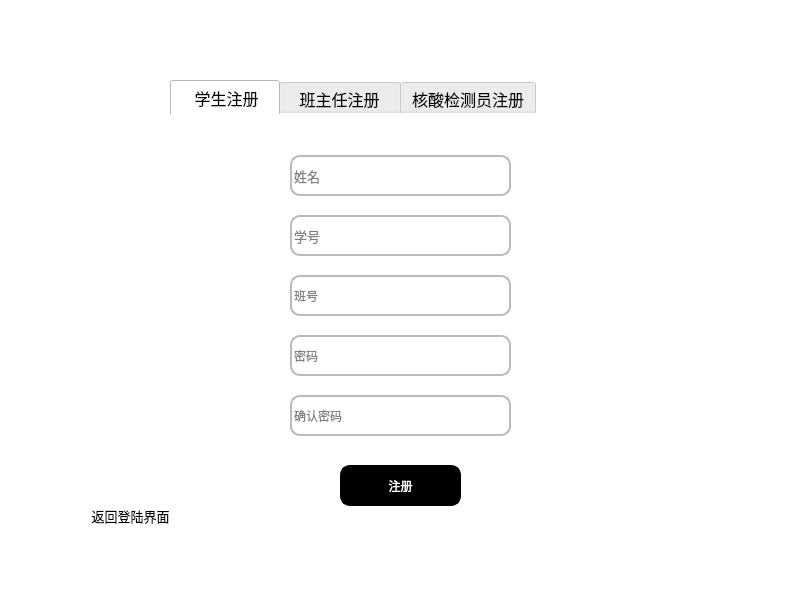
<?xml version="1.0" encoding="UTF-8"?>
<ui version="4.0">
 <class>MainWindow_signup</class>
 <widget class="QMainWindow" name="MainWindow_signup">
  <property name="geometry">
   <rect>
    <x>0</x>
    <y>0</y>
    <width>800</width>
    <height>600</height>
   </rect>
  </property>
  <property name="windowTitle">
   <string>注册界面</string>
  </property>
  <property name="styleSheet">
   <string notr="true">background-color:rgb(255, 255, 255)</string>
  </property>
  <widget class="QWidget" name="centralwidget">
   <widget class="QTabWidget" name="tabWidget">
    <property name="geometry">
     <rect>
      <x>170</x>
      <y>80</y>
      <width>461</width>
      <height>461</height>
     </rect>
    </property>
    <property name="font">
     <font>
      <family>微软雅黑</family>
      <pointsize>12</pointsize>
     </font>
    </property>
    <property name="styleSheet">
     <string notr="true">
QTabWidget::pane{
	border:none;
}</string>
    </property>
    <property name="currentIndex">
     <number>0</number>
    </property>
    <widget class="QWidget" name="student">
     <attribute name="title">
      <string>   学生注册  </string>
     </attribute>
     <widget class="QLineEdit" name="sno_lineEdit">
      <property name="geometry">
       <rect>
        <x>120</x>
        <y>100</y>
        <width>221</width>
        <height>41</height>
       </rect>
      </property>
      <property name="font">
       <font>
        <family>微软雅黑</family>
        <pointsize>10</pointsize>
        <weight>50</weight>
        <italic>false</italic>
        <bold>false</bold>
        <strikeout>false</strikeout>
       </font>
      </property>
      <property name="styleSheet">
       <string notr="true">border:2px solid rgb(186,186,186);
font: 10pt &quot;微软雅黑&quot;;
border-radius:10px
</string>
      </property>
      <property name="text">
       <string/>
      </property>
      <property name="placeholderText">
       <string>学号</string>
      </property>
     </widget>
     <widget class="QLineEdit" name="password_lineEdit">
      <property name="geometry">
       <rect>
        <x>120</x>
        <y>220</y>
        <width>221</width>
        <height>41</height>
       </rect>
      </property>
      <property name="styleSheet">
       <string notr="true">border:2px solid rgb(186,186,186);
font: 10pt &quot;微软雅黑&quot;;
border-radius:10px
</string>
      </property>
      <property name="echoMode">
       <enum>QLineEdit::Password</enum>
      </property>
      <property name="placeholderText">
       <string>密码</string>
      </property>
     </widget>
     <widget class="QLineEdit" name="password_comfirm_lineEdit">
      <property name="geometry">
       <rect>
        <x>120</x>
        <y>280</y>
        <width>221</width>
        <height>41</height>
       </rect>
      </property>
      <property name="styleSheet">
       <string notr="true">border:2px solid rgb(186,186,186);
font: 10pt &quot;微软雅黑&quot;;
border-radius:10px
</string>
      </property>
      <property name="echoMode">
       <enum>QLineEdit::Password</enum>
      </property>
      <property name="placeholderText">
       <string>确认密码</string>
      </property>
     </widget>
     <widget class="QLineEdit" name="cno_lineEdit">
      <property name="geometry">
       <rect>
        <x>120</x>
        <y>160</y>
        <width>221</width>
        <height>41</height>
       </rect>
      </property>
      <property name="styleSheet">
       <string notr="true">border:2px solid rgb(186,186,186);
font: 10pt &quot;微软雅黑&quot;;
border-radius:10px
</string>
      </property>
      <property name="echoMode">
       <enum>QLineEdit::Password</enum>
      </property>
      <property name="placeholderText">
       <string>班号</string>
      </property>
     </widget>
     <widget class="QPushButton" name="student_pushButton">
      <property name="geometry">
       <rect>
        <x>170</x>
        <y>350</y>
        <width>121</width>
        <height>41</height>
       </rect>
      </property>
      <property name="styleSheet">
       <string notr="true">QPushButton{
	font: 12pt &quot;微软雅黑&quot;;
	
	background-color: rgb(0, 0, 0);
	color: rgb(255, 255, 255);
	border: 3px solid rgb(0,0,0);
	border-radius:10px
}
QPushButton:hover{
	
	color: rgb(0, 0, 0);
	background-color: rgb(255, 255, 255);
}
QPushButton:pressed{
	padding-top:5px;
	padding-left:5px
}
</string>
      </property>
      <property name="text">
       <string>注册</string>
      </property>
     </widget>
     <widget class="QLineEdit" name="username_lineEdit">
      <property name="geometry">
       <rect>
        <x>120</x>
        <y>40</y>
        <width>221</width>
        <height>41</height>
       </rect>
      </property>
      <property name="font">
       <font>
        <family>微软雅黑</family>
        <pointsize>10</pointsize>
        <weight>50</weight>
        <italic>false</italic>
        <bold>false</bold>
        <strikeout>false</strikeout>
       </font>
      </property>
      <property name="styleSheet">
       <string notr="true">border:2px solid rgb(186,186,186);
font: 10pt &quot;微软雅黑&quot;;
border-radius:10px
</string>
      </property>
      <property name="text">
       <string/>
      </property>
      <property name="placeholderText">
       <string>姓名</string>
      </property>
     </widget>
    </widget>
    <widget class="QWidget" name="teacher">
     <attribute name="title">
      <string>  班主任注册  </string>
     </attribute>
     <widget class="QLineEdit" name="tno_lineEdit">
      <property name="geometry">
       <rect>
        <x>120</x>
        <y>100</y>
        <width>221</width>
        <height>41</height>
       </rect>
      </property>
      <property name="font">
       <font>
        <family>微软雅黑</family>
        <pointsize>10</pointsize>
        <weight>50</weight>
        <italic>false</italic>
        <bold>false</bold>
        <strikeout>false</strikeout>
       </font>
      </property>
      <property name="styleSheet">
       <string notr="true">border:2px solid rgb(186,186,186);
font: 10pt &quot;微软雅黑&quot;;
border-radius:10px
</string>
      </property>
      <property name="text">
       <string/>
      </property>
      <property name="placeholderText">
       <string>工号</string>
      </property>
     </widget>
     <widget class="QLineEdit" name="password_lineEdit_2">
      <property name="geometry">
       <rect>
        <x>120</x>
        <y>220</y>
        <width>221</width>
        <height>41</height>
       </rect>
      </property>
      <property name="styleSheet">
       <string notr="true">border:2px solid rgb(186,186,186);
font: 10pt &quot;微软雅黑&quot;;
border-radius:10px
</string>
      </property>
      <property name="echoMode">
       <enum>QLineEdit::Password</enum>
      </property>
      <property name="placeholderText">
       <string>密码</string>
      </property>
     </widget>
     <widget class="QLineEdit" name="manage_cno_lineEdit">
      <property name="geometry">
       <rect>
        <x>120</x>
        <y>160</y>
        <width>221</width>
        <height>41</height>
       </rect>
      </property>
      <property name="styleSheet">
       <string notr="true">border:2px solid rgb(186,186,186);
font: 10pt &quot;微软雅黑&quot;;
border-radius:10px
</string>
      </property>
      <property name="echoMode">
       <enum>QLineEdit::Password</enum>
      </property>
      <property name="placeholderText">
       <string>管理的班级号</string>
      </property>
     </widget>
     <widget class="QLineEdit" name="password_confirm_lineEdit_2">
      <property name="geometry">
       <rect>
        <x>120</x>
        <y>280</y>
        <width>221</width>
        <height>41</height>
       </rect>
      </property>
      <property name="styleSheet">
       <string notr="true">border:2px solid rgb(186,186,186);
font: 10pt &quot;微软雅黑&quot;;
border-radius:10px
</string>
      </property>
      <property name="echoMode">
       <enum>QLineEdit::Password</enum>
      </property>
      <property name="placeholderText">
       <string>确认密码</string>
      </property>
     </widget>
     <widget class="QPushButton" name="teacher_pushButton">
      <property name="geometry">
       <rect>
        <x>170</x>
        <y>350</y>
        <width>121</width>
        <height>41</height>
       </rect>
      </property>
      <property name="styleSheet">
       <string notr="true">QPushButton{
	font: 12pt &quot;微软雅黑&quot;;
	
	background-color: rgb(0, 0, 0);
	color: rgb(255, 255, 255);
	border: 3px solid rgb(0,0,0);
	border-radius:10px
}
QPushButton:hover{
	
	color: rgb(0, 0, 0);
	background-color: rgb(255, 255, 255);
}
QPushButton:pressed{
	padding-top:5px;
	padding-left:5px
}
</string>
      </property>
      <property name="text">
       <string>注册</string>
      </property>
     </widget>
     <widget class="QLineEdit" name="username_lineEdit_2">
      <property name="geometry">
       <rect>
        <x>120</x>
        <y>40</y>
        <width>221</width>
        <height>41</height>
       </rect>
      </property>
      <property name="font">
       <font>
        <family>微软雅黑</family>
        <pointsize>10</pointsize>
        <weight>50</weight>
        <italic>false</italic>
        <bold>false</bold>
        <strikeout>false</strikeout>
       </font>
      </property>
      <property name="styleSheet">
       <string notr="true">border:2px solid rgb(186,186,186);
font: 10pt &quot;微软雅黑&quot;;
border-radius:10px
</string>
      </property>
      <property name="text">
       <string/>
      </property>
      <property name="placeholderText">
       <string>姓名</string>
      </property>
     </widget>
    </widget>
    <widget class="QWidget" name="tab">
     <attribute name="title">
      <string>核酸检测员注册</string>
     </attribute>
     <widget class="QLineEdit" name="username_lineEdit_3">
      <property name="geometry">
       <rect>
        <x>120</x>
        <y>40</y>
        <width>221</width>
        <height>41</height>
       </rect>
      </property>
      <property name="font">
       <font>
        <family>微软雅黑</family>
        <pointsize>10</pointsize>
        <weight>50</weight>
        <italic>false</italic>
        <bold>false</bold>
        <strikeout>false</strikeout>
       </font>
      </property>
      <property name="styleSheet">
       <string notr="true">border:2px solid rgb(186,186,186);
font: 10pt &quot;微软雅黑&quot;;
border-radius:10px
</string>
      </property>
      <property name="text">
       <string/>
      </property>
      <property name="placeholderText">
       <string>姓名</string>
      </property>
     </widget>
     <widget class="QLineEdit" name="wno_lineEdit">
      <property name="geometry">
       <rect>
        <x>120</x>
        <y>100</y>
        <width>221</width>
        <height>41</height>
       </rect>
      </property>
      <property name="font">
       <font>
        <family>微软雅黑</family>
        <pointsize>10</pointsize>
        <weight>50</weight>
        <italic>false</italic>
        <bold>false</bold>
        <strikeout>false</strikeout>
       </font>
      </property>
      <property name="styleSheet">
       <string notr="true">border:2px solid rgb(186,186,186);
font: 10pt &quot;微软雅黑&quot;;
border-radius:10px
</string>
      </property>
      <property name="text">
       <string/>
      </property>
      <property name="placeholderText">
       <string>工号</string>
      </property>
     </widget>
     <widget class="QLineEdit" name="password_lineEdit_3">
      <property name="geometry">
       <rect>
        <x>120</x>
        <y>160</y>
        <width>221</width>
        <height>41</height>
       </rect>
      </property>
      <property name="styleSheet">
       <string notr="true">border:2px solid rgb(186,186,186);
font: 10pt &quot;微软雅黑&quot;;
border-radius:10px
</string>
      </property>
      <property name="echoMode">
       <enum>QLineEdit::Password</enum>
      </property>
      <property name="placeholderText">
       <string>密码</string>
      </property>
     </widget>
     <widget class="QLineEdit" name="password_confirm_lineEdit_3">
      <property name="geometry">
       <rect>
        <x>120</x>
        <y>220</y>
        <width>221</width>
        <height>41</height>
       </rect>
      </property>
      <property name="styleSheet">
       <string notr="true">border:2px solid rgb(186,186,186);
font: 10pt &quot;微软雅黑&quot;;
border-radius:10px
</string>
      </property>
      <property name="echoMode">
       <enum>QLineEdit::Password</enum>
      </property>
      <property name="placeholderText">
       <string>确认密码</string>
      </property>
     </widget>
     <widget class="QPushButton" name="surveyor_pushButton">
      <property name="geometry">
       <rect>
        <x>170</x>
        <y>290</y>
        <width>121</width>
        <height>41</height>
       </rect>
      </property>
      <property name="styleSheet">
       <string notr="true">QPushButton{
	font: 12pt &quot;微软雅黑&quot;;
	
	background-color: rgb(0, 0, 0);
	color: rgb(255, 255, 255);
	border: 3px solid rgb(0,0,0);
	border-radius:10px
}
QPushButton:hover{
	
	color: rgb(0, 0, 0);
	background-color: rgb(255, 255, 255);
}
QPushButton:pressed{
	padding-top:5px;
	padding-left:5px
}
</string>
      </property>
      <property name="text">
       <string>注册</string>
      </property>
     </widget>
    </widget>
   </widget>
   <widget class="QPushButton" name="return_to_login">
    <property name="geometry">
     <rect>
      <x>60</x>
      <y>500</y>
      <width>141</width>
      <height>31</height>
     </rect>
    </property>
    <property name="font">
     <font>
      <family>微软雅黑</family>
      <pointsize>10</pointsize>
      <weight>50</weight>
      <italic>false</italic>
      <bold>false</bold>
     </font>
    </property>
    <property name="styleSheet">
     <string notr="true">QPushButton{
	font: 10pt &quot;微软雅黑&quot;;
	color: rgb(0, 0, 0);
	border: none;
	border-radius:10px
}
QPushButton:hover{
	color:rgb(0, 170, 255)
}
QPushButton:pressed{
	padding-top:5px;
	padding-left:5px
}
</string>
    </property>
    <property name="text">
     <string>返回登陆界面</string>
    </property>
   </widget>
  </widget>
 </widget>
 <resources/>
 <connections/>
</ui>
